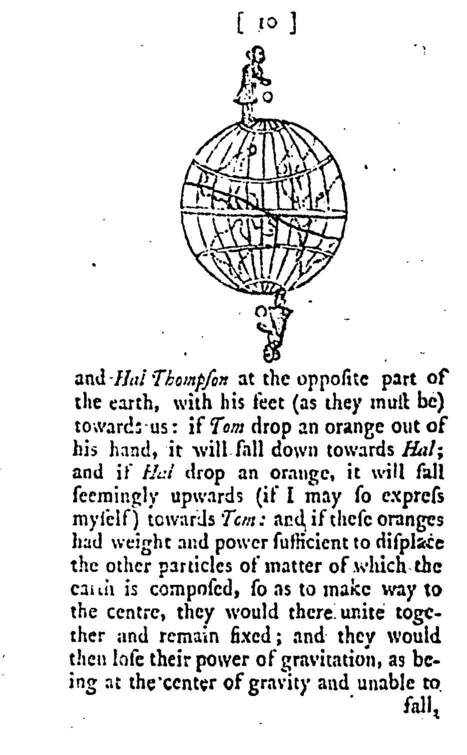
#> input picture sample-data/hathi/1761_Page_02.jpg, 467 x 755 px; its folder holds only this picture in this run
$ python -i extract.py   (imports and definitions only)   (older library calls are emulated)
#> lines starting #> are read from the running program, lines starting #| are printed output that depends on the picture
import matplotlib.pyplot as plt
from scipy.ndimage.filters import gaussian_filter
from sklearn.mixture import GaussianMixture
from skimage.measure import label, regionprops
from multiprocessing import Pool
from skimage.color import rgb2gray
from skimage import segmentation, morphology
from scipy.misc import imsave
from collections import Counter
from copy import deepcopy
import numpy as np
import operator
import skimage
import glob2
import os
import warnings

# clear internal warnings
# [1 line not run here, left out]

##
# Main
##

def extract_image(im,
    # color removal params
    n_colors_to_remove=2,
    use_mask=True,
    mask_size=0.05,
    # gaussian blur params
    blur_sigma=2,
    # text removal params
    filter_min_size=None,
    filter_threshold=0.7,
    filter_connectivity=20,
    # cropping params
    crop_threshold=0.975,
    # returned values params
    padding=0,
    return_coords=False,
    plot=False):
  '''
  Main method for clipping images from a page scan.

  Parameters
  ----------
  im : str or numpy.ndarray
    An image to process, identified either by the path to an image file
    or a numpy array.
  n_colors_to_remove : int
    The number of colors to remove from the image. Colors are quantized into
    a ten unit color space and counted, and the `n_colors_to_remove` with highest
    frequency counts are zeroed out.
  use_mask : bool
    Indicates whether to use just the border pixels from the input image when
    identifying the most dominant colors in an image. Useful for identifying the
    color of the paper on which an illustration is printed (as opposed to the
    colors of the actual image itself).
  mask_size : float
    A decimal value that determines the percent of the image width and height
    to use when identifying the page mask. A `mask_size` of .1 means 10% of
    the image width and height will be used to create each edge of the mask.
    When processing smaller images, a larger mask may be used. Conversely,
    if an image occupies more of the page space, a smaller mask should be used.
  blur_sigma : float
    The standard deviation to use when performing a Gaussian blur on the input
    image. 0 = no blur, while larger positive values create larger blurs
  filter_min_size : int
    Minimum number of pixels == 1 in a neighborhood to retain. The filter size
    is used to remove small groups of pixels (like dust or letters on printed
    pages) from images. Increase this value to remove larger groups of pixels.
  filter_connectivity : int
    Determines the number of bordering pixels to use when identifying a pixel's
    neighborhood. Setting a higher value makes small pixel groups less
    likely to be retained.
  filter_threshold : float {0:1}
    The cutoff value for binarizing images when performing a filter operation.
    Lower filters include more pixels in the filtering process.
  crop_threshold : float {0:1}
    The maximum normalized mean pixel values a single row/column of pixels
    can have to be included in the cropped region of the input image. Because
    white pixels have value 1, and all filtering operations in this workflow
    attempt to set non-pictoral pixels to white, one usually wants this value
    to be close to but less than 1.
  padding : int {>0}
    Determines how many pixels of padding to add on each side of
    the cropped picture.
  return_coords : bool
    If True, returns bounding box coordinates with the order
    (y_min, y_max, x_min, x_max) instead of the cropped image.
  plot : bool
    Whether to show plots as an image passes through the pipeline.
  '''

  # load the image and resize to expedite processing if image is large
  im = load_image(im)
  _im = deepcopy(im)

  # if the input image is binarized, only remove one color
  if len(im.shape) == 2: n_colors_to_remove = 1

  # remove background page color
  im = remove_dominant_colors(im,
    use_mask=use_mask,
    mask_size=mask_size,
    n_colors_to_remove=n_colors_to_remove)
  if plot: plot_image(im, 'Colors Removed')

  # remove text letters and small components
  if filter_min_size: im = filter_img(im,
    min_size=filter_min_size,
    threshold=filter_threshold,
    connectivity=filter_connectivity)
  if plot: plot_image(im, 'Filter Applied')

  # apply a gaussian filter to smooth out values
  im = gaussian_filter(im, sigma=blur_sigma)
  if plot: plot_image(im, 'Gaussian Blur Applied')

  # aggregate the pixel values for each axis
  y = np.mean(im, axis=1)
  x = np.mean(im, axis=0)
  if len(im.shape) == 3:
    y = np.mean(y, axis=-1)
    x = np.mean(x, axis=-1)
  if plot: plot_1d(y, 'Y Axis Pixel Values')
  if plot: plot_1d(x, 'X Axis Pixel Values')

  # determine the crop boundaries of the image
  y0, y1 = get_longest_match(y, threshold=crop_threshold, op=operator.lt)
  x0, x1 = get_longest_match(x, threshold=crop_threshold, op=operator.lt)

  # apply the padding to the returned coordinates
  padding = int(padding) # disallow decimal pads
  y0 = max(0, y0-padding)
  y1 = min(im.shape[0], y1+padding)
  x0 = max(0, x0-padding)
  x1 = min(im.shape[1], x1+padding)

  if return_coords: return [y0, y1, x0, x1]

  # crop out the image content and warn users if relevant
  cropped = _im[y0:y1, x0:x1]
  if _im.shape[:2] != im.shape[:2]:
    print('TODO - handle resize')
  if cropped.size < _im.size * 0.001:
    print('No image was found')
    return _im

  # return the cropped pictoral content
  return cropped


##
# Image Processing
##

def remove_dominant_colors(im,
  n_colors_to_remove=2,
  use_mask=False,
  mask_size=0.05):
  '''
  Given an image or the path to an image, find and remove the dominint colors.
  This is useful for zeroing out the paper on which an illustration is printed,
  for example.

  Parameters
  ----------
  im : str or numpy.ndarray
    An image to process, identified either by the path to an image file
    or a numpy array.
  n_colors_to_remove : int
    The number of colors to remove from the image. Colors are quantized into
    a ten unit color space and counted, and the `n_colors_to_remove` with highest
    frequency counts are zeroed out.
  use_mask : bool
    Indicates whether to use just the border pixels from the input image when
    identifying the most dominant colors in an image. Useful for identifying the
    color of the paper on which an illustration is printed (as opposed to the
    colors of the actual image itself).
  mask_size : float
    A decimal value that determines the percent of the image width and height
    to use when identifying the page mask. A `mask_size` of .1 means 10% of
    the image width and height will be used to create each edge of the mask.
    When processing smaller images, a larger mask may be used. Conversely,
    if an image occupies more of the page space, a smaller mask should be used.
  '''
  img = load_image(im) # get the user-provided image
  if np.max(img) > 1.0: img = img / 255.0 # scale image 0:1 if it isn't already
  img_orig = deepcopy(img) # handle case of rgb input that uses the grayscale analysis below

  # run additional pre-processing only on the copy of the image fed to Gaussian model
  if len(img.shape) > 2: img = rgb2gray(img) # ensure we're analyzing grayscale images in the analysis below
  if np.any(np.array(img.shape) >= 1000): img = skimage.transform.rescale(img, 0.05) # shrink big inputs to expedite

  # mask out non-frame pixels
  if use_mask:
    mask = np.ones(img.shape) # create a mask with the image's shape
    bw = mask_size # identify border width and height as fraction of image size
    bx = int(img.shape[1] * bw) # get the x dimension border width
    by = int(img.shape[0] * bw) # get the y dimension border height
    mask[bx:-bx,by:-by] = -1 # create a mask that has 1 for the border and -1 for the inside
    color_vals = img * mask # multiply the pixels by the mask to zero out non-border pixels
  else:
    color_vals = img

  # remove the n most common colors
  arr = np.around(color_vals, 1).flatten()
  arr = arr[np.where(arr >= 0)] # remove pixels that fall outside of mask
  pixel_counts = Counter(arr) # count instances of each pixel
  no_paper = np.around(img_orig, 1) # create a copy of the image we can mutate to white out the paper
  for i in range(n_colors_to_remove):
    paper_color = pixel_counts.most_common(n_colors_to_remove)[i][0]
    vals = np.where(no_paper == paper_color) # find quantized pixels that == quantized gaussian mean
    if len(vals) > 2: vals = vals[:2]
    xs, ys = vals
    if len(no_paper.shape) == 2: no_paper[xs, ys] = 1
    elif len(no_paper.shape) == 3: no_paper[xs, ys, :] = 1
    else: raise Exception('Input image size not recognized')

  # return the image with pixels of the dominant color removed
  return no_paper


# [123 lines left out: functions filter_img, can_crop_by_color_channels, im_to_color_diffs, crop_with_color_deltas, not called in this run]


def get_longest_match(arr, threshold=0.985, op=operator.gt):
  '''
  Find the longest contiguous region of an input region that is greater than
  a specified threshold if op == operator.gt, or less than that threshold
  if op == operator.lt.

  Parameters
  ----------
  arr : numpy.ndarray
    A one-dimensional numpy array.
  threshold : float {0:1}
    The maximum normalized mean pixel values a single row/column of pixels
    can have to be included in the cropped region of the input image if
    op == operator.gt. Because white pixels have value 1, and all filtering
    operations in this workflow attempt to set non-pictoral pixels to white,
    one usually wants this value to be close to but less than 1.
  op : function {operator.gt|operator.lt}
    The comparison function to use when comparing array members to the
    threshold. If pixel op threshold == True, that pixel will be part of
    a contiguous sequence of matches, the longest of which will be returned
    to the calling agent.
  '''
  if len(arr.shape) > 1: raise Exception('Input array contained too many axes')
  if not threshold: raise Exception('Please provide a threshold')
  if op not in [operator.gt, operator.lt]: raise Exception('Operator not supported')

  streak = []
  max_streak = []
  for idx, i in enumerate(arr):
    if op(i, threshold):
      streak.append(idx)
    else:
      if len(streak) > len(max_streak):
        max_streak = streak
      streak = []
  if streak and (len(streak) > len(max_streak)):
    max_streak = streak
  if not max_streak:
    print('No longest match was found for axis')
    return np.array([0,0])
  return np.array([max_streak[0], max_streak[-1]])


##
# Helpers
##

def load_image(im):
  '''
  Return a numpy array containing the raster data from an image. If the
  calling agent passes a numpy array, create a deepcopy to avoid array
  mutations.

  Parameters
  ----------
  im : str or numpy.ndarray
    An image to process, identified either by the path to an image file
    or a numpy array.
  '''
  if isinstance(im, np.ndarray):
    return deepcopy(im)
  return plt.imread(im)


# [52 lines left out: functions scale_1d_array, plot_image, plot_1d, not called in this run]

>>> import cv2
>>> picture = cv2.cvtColor(cv2.imread('../sample-data/hathi/1761_Page_02.jpg'), cv2.COLOR_BGR2RGB)
#> picture is the input picture: shape (755, 467, 3); min 0, max 255, mean 228.8
>>> result = extract_image(picture)
#> in remove_dominant_colors, `color_vals = img * mask`:
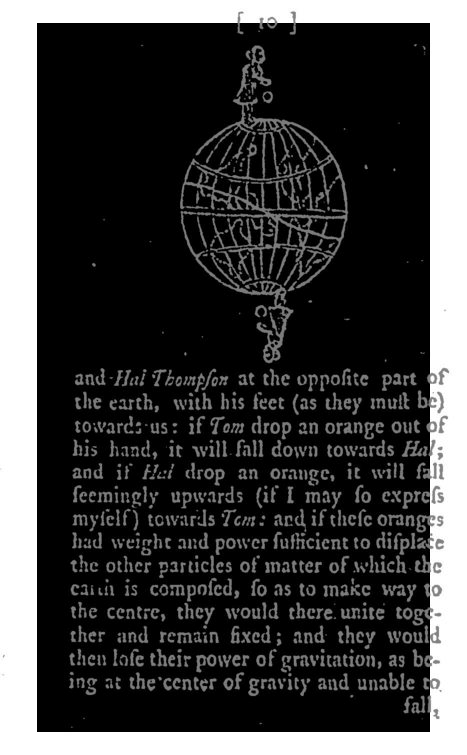
#> color_vals: shape (755, 467) float64; min -1, max 1, mean -0.486; drawn with min black and max white
#> in remove_dominant_colors, `pixel_counts = Counter(arr)`: pixel_counts = 11 items
#> the loop in remove_dominant_colors, `for i in range(n_colors_to_remove):` made 2 passes
#> (paper_color, vals) on passes 1 to 2: (1, 858828 positions, rows 0 to 754, columns 0 to 466), (0, 38331 positions, rows 12 to 717, columns 70 to 447)
#> after the loop in remove_dominant_colors, `for i in range(n_colors_to_remove):`:
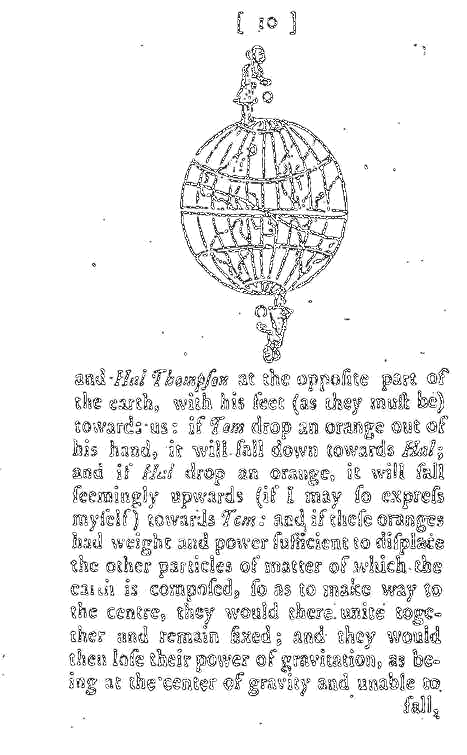
#> no_paper: shape (755, 467, 3) float64; min 0.1, max 1, mean 0.935
#> in extract_image, `im = gaussian_filter(im, sigma=blur_sigma)`:
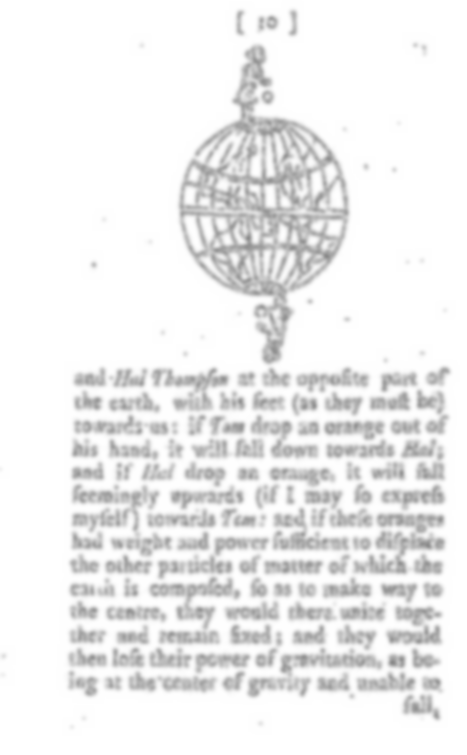
#> im: shape (755, 467, 3) float64; min 0.54, max 1, mean 0.935
#> in extract_image, `y = np.mean(im, axis=1)`: y = 755 rows, first 8: [1, 1, 1], [1, 1, 1], [1, 1, 1], [1, 1, 1], [1, 1, 1], [1, 1, 1], [1, 1, 1], [0.999, 0.999, 0.999]
#> in extract_image, `x = np.mean(im, axis=0)`: x = 467 rows, first 8: [0.999, 0.999, 0.999], [0.999, 0.999, 0.999], [0.999, 0.999, 0.999], [0.999, 0.999, 0.999], [0.999, 0.999, 0.999], [0.999, 0.999, 0.999], [0.999, 0.999, 0.999], [1, 1, 1]
#> in extract_image, `y = np.mean(y, axis=-1)`: y = 755 values, max 1 at index 736, min 0.795 at index 541, mean 0.935
#> in extract_image, `x = np.mean(x, axis=-1)`: x = 467 values, max 1 at index 16, min 0.845 at index 262, mean 0.935
#> the loop in get_longest_match, `for idx, i in enumerate(arr):` made 755 passes
#> i on passes 1 to 3: 1, 1, 1
#> after the loop in get_longest_match, `for idx, i in enumerate(arr):`: max_streak = 176 values from 119 to 294
#> in extract_image, `y0, y1 = get_longest_match(y, threshold=crop_threshold, op=operator.lt)`: y0 = 119; y1 = 294
#> the loop in get_longest_match (call 2), `for idx, i in enumerate(arr):` made 467 passes
#> i on passes 1 to 3: 0.999, 0.999, 0.999
#> in extract_image, `x0, x1 = get_longest_match(x, threshold=crop_threshold, op=operator.lt)`: x0 = 71; x1 = 444
#> in extract_image, `cropped = _im[y0:y1, x0:x1]`:
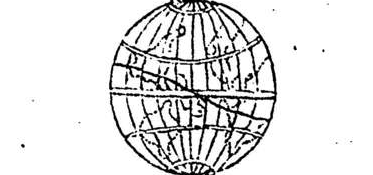
#> cropped: shape (175, 373, 3); min 0, max 255, mean 225.6

$ run again, on sample-data/hathi/1787_Page_11.jpg
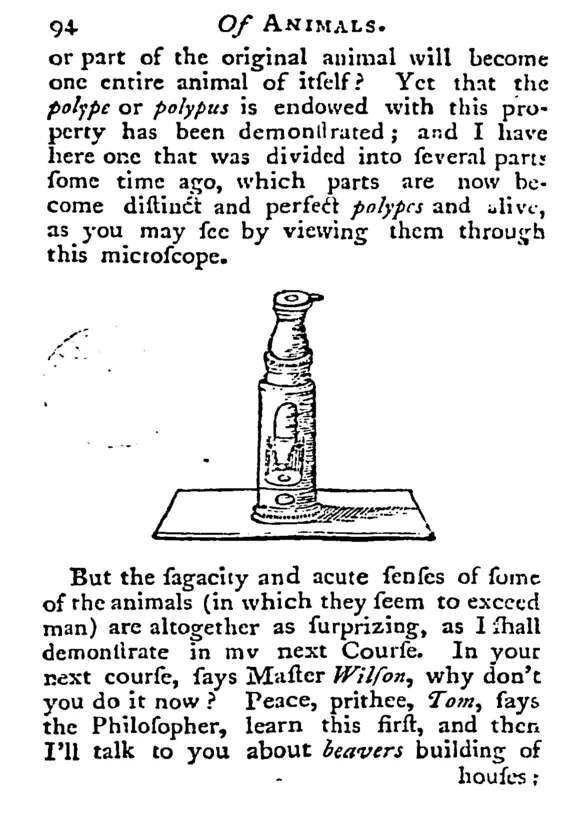
#> input picture sample-data/hathi/1787_Page_11.jpg, 577 x 829 px
#> picture is the input picture: shape (829, 577, 3); min 0, max 255, mean 228.8
#> in remove_dominant_colors, `color_vals = img * mask`:
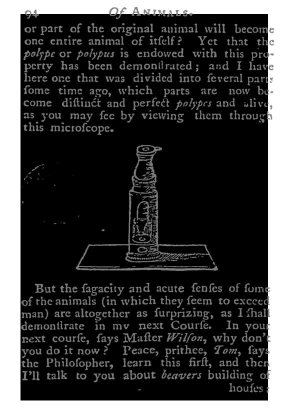
#> color_vals: shape (829, 577) float64 (shown at 1/2 size); min -1, max 1, mean -0.502; drawn with min black and max white
#> pixel_counts = 11 items
#> the loop in remove_dominant_colors, `for i in range(n_colors_to_remove):` made 2 passes
#> (paper_color, vals) on passes 1 to 2: (1, 1171479 positions, rows 0 to 828, columns 0 to 576), (0, 54429 positions, rows 15 to 784, columns 43 to 547)
#> in extract_image, `y = np.mean(im, axis=1)`: y = 829 rows, first 8: [1, 1, 1], [1, 1, 1], [1, 1, 1], [1, 1, 1], [1, 1, 1], [1, 1, 1], [1, 1, 1], [1, 1, 1]
#> in extract_image, `x = np.mean(im, axis=0)`: x = 577 rows, first 8: [1, 1, 1], [1, 1, 1], [1, 1, 1], [1, 1, 1], [1, 1, 1], [1, 1, 1], [1, 1, 1], [1, 1, 1]
#> in extract_image, `y = np.mean(y, axis=-1)`: y = 829 values, max 1 at index 800, min 0.797 at index 601, mean 0.936
#> in extract_image, `x = np.mean(x, axis=-1)`: x = 577 values, max 1 at index 0, min 0.845 at index 296, mean 0.936
#> the loop in get_longest_match, `for idx, i in enumerate(arr):` made 829 passes
#> i on passes 1 to 8: 1, 1, 1, 1, 1, 1, 1, 1
#> after the loop in get_longest_match, `for idx, i in enumerate(arr):`: max_streak = 47 values from 690 to 736
#> y0 = 690; y1 = 736
#> the loop in get_longest_match (call 2), `for idx, i in enumerate(arr):` made 577 passes
#> x0 = 44; x1 = 544
#> in extract_image, `cropped = _im[y0:y1, x0:x1]`:
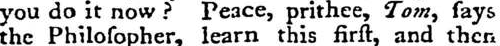
#> cropped: shape (46, 500, 3); min 0, max 255, mean 201.6

$ run again, on sample-data/hathi/1787_Page_13.jpg
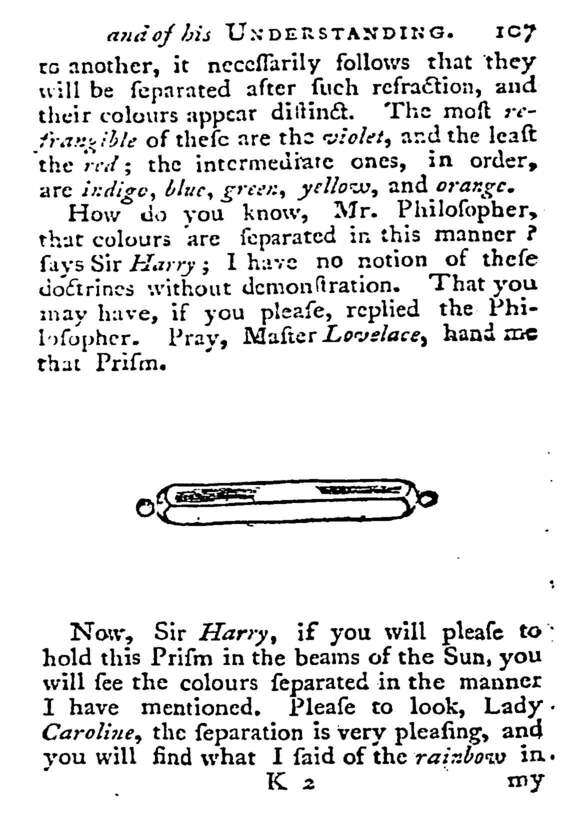
#> input picture sample-data/hathi/1787_Page_13.jpg, 562 x 826 px
#> picture is the input picture: shape (826, 562, 3); min 0, max 255, mean 228
#> in remove_dominant_colors, `color_vals = img * mask`:
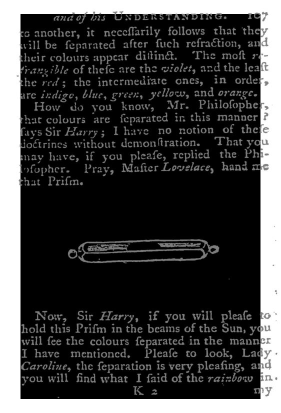
#> color_vals: shape (826, 562) float64 (shown at 1/2 size); min -1, max 1, mean -0.498; drawn with min black and max white
#> pixel_counts = 11 items
#> the loop in remove_dominant_colors, `for i in range(n_colors_to_remove):` made 2 passes
#> (paper_color, vals) on passes 1 to 2: (1, 1125168 positions, rows 0 to 825, columns 0 to 561), (0, 52401 positions, rows 23 to 794, columns 35 to 553)
#> in extract_image, `y = np.mean(im, axis=1)`: y = 826 rows, first 8: [1, 1, 1], [1, 1, 1], [1, 1, 1], [1, 1, 1], [1, 1, 1], [1, 1, 1], [1, 1, 1], [1, 1, 1]
#> in extract_image, `x = np.mean(im, axis=0)`: x = 562 rows, first 8: [1, 1, 1], [1, 1, 1], [1, 1, 1], [1, 1, 1], [1, 1, 1], [1, 1, 1], [1, 1, 1], [1, 1, 1]
#> in extract_image, `y = np.mean(y, axis=-1)`: y = 826 values, max 1 at index 0, min 0.79 at index 731, mean 0.933
#> in extract_image, `x = np.mean(x, axis=-1)`: x = 562 values, max 1 at index 0, min 0.904 at index 251, mean 0.933
#> the loop in get_longest_match, `for idx, i in enumerate(arr):` made 826 passes
#> i on passes 1 to 8: 1, 1, 1, 1, 1, 1, 1, 1
#> after the loop in get_longest_match, `for idx, i in enumerate(arr):`: max_streak = 122 values from 226 to 347
#> y0 = 226; y1 = 347
#> the loop in get_longest_match (call 2), `for idx, i in enumerate(arr):` made 562 passes
#> x0 = 39; x1 = 540
#> in extract_image, `cropped = _im[y0:y1, x0:x1]`:
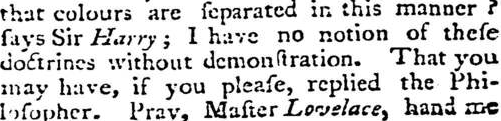
#> cropped: shape (121, 501, 3); min 0, max 255, mean 209.1
